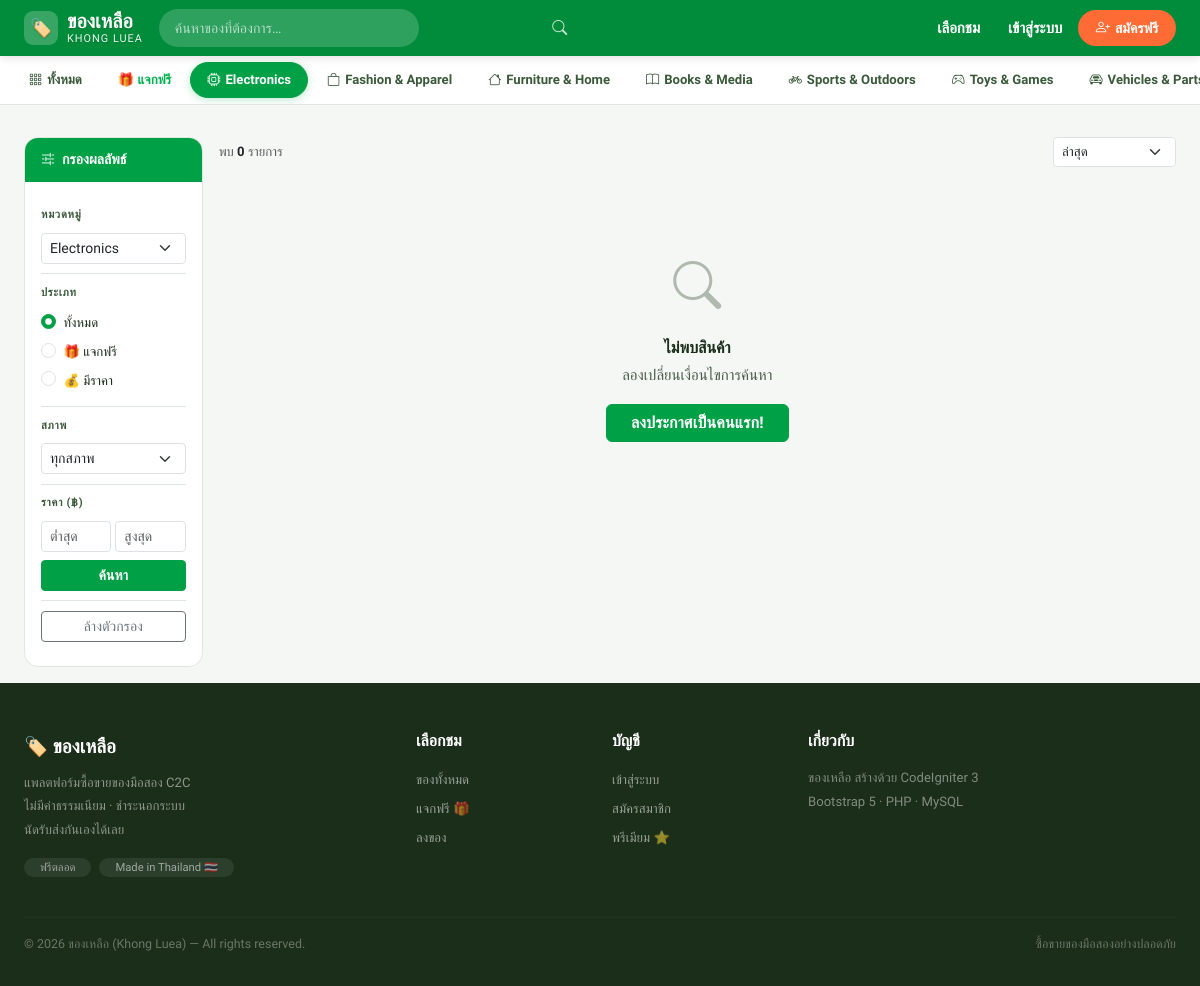
Screenshot of /items?category_id=1 with the database file from the repository.
### tables this page shows
CREATE TABLE `categories` (
  `id`          INT(11)  UNSIGNED NOT NULL AUTO_INCREMENT,
  `parent_id`   INT(11)  UNSIGNED     NULL DEFAULT NULL,
  `name`        VARCHAR(100)      NOT NULL,
  `slug`        VARCHAR(120)      NOT NULL,
  `icon`        VARCHAR(100)          NULL DEFAULT NULL,
  `sort_order`  SMALLINT(5)  UNSIGNED NOT NULL DEFAULT 0,
  `is_active`   TINYINT(1)        NOT NULL DEFAULT 1,
  `created_at`  DATETIME          NOT NULL DEFAULT CURRENT_TIMESTAMP,
  PRIMARY KEY (`id`),
  UNIQUE KEY `uq_categories_slug` (`slug`),
  KEY `idx_categories_parent` (`parent_id`),
  CONSTRAINT `fk_categories_parent`
    FOREIGN KEY (`parent_id`) REFERENCES `categories` (`id`)
    ON DELETE SET NULL ON UPDATE CASCADE
);

### application/controllers/frontend/Items.php (called while the page is built, shortened)
<?php
class Items extends CI_Controller {
    public function __construct()
    {
        $this->load->model(['Item_model', 'Category_model', 'Image_model', 'Favorite_model']);
        $this->load->library('pagination');
    }
    public function index(): void
    {
        $filters = [
            'category_id' => $this->input->get('category_id'),
            'is_free'     => $this->input->get('is_free'),
            'condition'   => $this->input->get('condition'),
            'min_price'   => $this->input->get('min_price'),
            'max_price'   => $this->input->get('max_price'),
            'search'      => $this->input->get('q', TRUE),
            'sort'        => $this->input->get('sort') ?: 'newest',
        ];
        $total   = $this->Item_model->count_list($filters);
        $page    = max(1, (int)$this->input->get('page'));
        $offset  = ($page - 1) * ITEMS_PER_PAGE;
        $config = [
            'base_url'    => current_url() . '?' . http_build_query(array_filter($filters)),
            'total_rows'  => $total,
            'per_page'    => ITEMS_PER_PAGE,
            'uri_segment' => 0,
            'use_page_numbers' => TRUE,
            'query_string_segment' => 'page',
        ];
        $this->pagination->initialize($config);
        $data = [
            'title'      => 'Browse Items',
            'items'      => $this->Item_model->get_list($filters, ITEMS_PER_PAGE, $offset),
            'categories' => $this->Category_model->get_all_active(),
            'filters'    => $filters,
            'total'      => $total,
            'pagination' => $this->pagination->create_links(),
        ];
        $this->_render('items/index', $data);
    }
    private function _render(string $view, array $data = []): void
    {
        $this->load->view('layouts/frontend_layout', array_merge($data, ['content_view' => 'frontend/' . $view]));
    }
}

### index.php (called while the page is built, shortened)
<?php
require_once BASEPATH."core/CodeIgniter.php";

### application/helpers/auth_helper.php (called while the page is built, shortened)
<?php
if ( ! function_exists('is_logged_in')) {
    function is_logged_in(): bool {
        $CI =& get_instance();
        return (bool) $CI->session->userdata('user_id');
    }
}

### application/models/Category_model.php (called while the page is built, shortened)
<?php
class Category_model extends CI_Model {
    protected string $table = 'categories';
    public function get_all_active(): array
    {
        return $this->db->where('is_active', 1)->order_by('sort_order', 'ASC')->get($this->table)->result_array();
    }
}

### application/models/Item_model.php (called while the page is built, shortened)
<?php
class Item_model extends CI_Model {
    protected string $table = 'items';
    private function _base_query(array $filters = []): void
    {
        $this->db->select('items.*, users.name AS seller_name,
            (SELECT image_path FROM item_images WHERE item_id=items.id AND is_primary=1 LIMIT 1) AS primary_image')
            ->from($this->table)
            ->join('users', 'users.id = items.user_id')
            ->where('items.status', ITEM_ACTIVE)
            ->where('users.is_banned', 0);
        if ( ! empty($filters['category_id'])) {
            $this->db->where('items.category_id', (int)$filters['category_id']);
        }
    }
    public function get_list(array $filters = [], int $limit = ITEMS_PER_PAGE, int $offset = 0): array
    {
        $sort = $filters['sort'] ?? 'newest';
        switch ($sort) {
            default:
                $this->db->order_by('items.is_bumped', 'DESC')
                         ->order_by('items.is_highlighted', 'DESC')
                         ->order_by('items.created_at', 'DESC');
        }
        return $this->db->limit($limit, $offset)->get()->result_array();
    }
    public function count_list(array $filters = []): int
    {
        return $this->db->count_all_results();
    }
}

### application/views/frontend/items/index.php (the view, shortened to what this page needs)
<div class="container-fluid px-3 px-lg-4 py-3" style="max-width:1400px;margin:0 auto;">
  <div class="row g-3">
    <div class="col-lg-2 col-md-3 d-none d-md-block">
      <div class="kl-filter-card">
        <div class="kl-filter-head"><i class="bi bi-sliders2"></i>กรองผลลัพธ์</div>
        <div class="kl-filter-body">
          <form method="get" action="<?= site_url('items') ?>">
            <div class="kl-filter-section">
              <div class="kl-filter-label">หมวดหมู่</div>
              <select name="category_id" class="form-select form-select-sm" onchange="this.form.submit()">
                <?php foreach ($categories as $c): ?>
                  <option value="<?= $c['id'] ?>" <?= $filters['category_id']==$c['id']?'selected':'' ?>>
                    <?= htmlspecialchars($c['name']) ?>
                  </option>
                <?php endforeach; ?>
              </select>
            </div>
            <div class="kl-filter-section">
              <div class="kl-filter-label">ประเภท</div>
              <?php foreach ([''=> 'ทั้งหมด','1'=>'🎁 แจกฟรี','0'=>'💰 มีราคา'] as $v=>$l): ?>
              <div class="form-check mb-1">
                <input class="form-check-input" type="radio" name="is_free" value="<?= $v ?>" id="t<?= $v ?>"
                       <?= (string)$filters['is_free']===(string)$v && ($v!=='' || $filters['is_free']===''||$filters['is_free']===NULL) ? 'checked' : ($v===''&&($filters['is_free']===NULL||$filters['is_free']==='')&&true?'checked':'') ?>
                       onchange="this.form.submit()">
                <label class="form-check-label small" for="t<?= $v ?>"><?= $l ?></label>
              </div>
              <?php endforeach; ?>
            </div>
            <div class="kl-filter-section">
              <div class="kl-filter-label">สภาพ</div>
              <select name="condition" class="form-select form-select-sm" onchange="this.form.submit()">
                <option value="">ทุกสภาพ</option>
              </select>
            </div>
            <div class="kl-filter-section">
              <div class="kl-filter-label">ราคา (฿)</div>
              <div class="row g-1">
                <div class="col-6"><input type="number" name="min_price" class="form-control form-control-sm" placeholder="ต่ำสุด" value="<?= htmlspecialchars($filters['min_price']??'') ?>"></div>
                <div class="col-6"><input type="number" name="max_price" class="form-control form-control-sm" placeholder="สูงสุด" value="<?= htmlspecialchars($filters['max_price']??'') ?>"></div>
              </div>
              <button type="submit" class="btn btn-primary btn-sm w-100 mt-2 fw-600">ค้นหา</button>
            </div>
            <div class="kl-filter-section">
              <a href="<?= site_url('items') ?>" class="btn btn-outline-secondary btn-sm w-100">ล้างตัวกรอง</a>
            </div>
          </form>
        </div>
      </div>
    </div>
    <div class="col-lg-10 col-md-9">
      <div class="d-flex justify-content-between align-items-center mb-3 flex-wrap gap-2">
        <div class="text-muted small">
          พบ <strong class="text-dark"><?= number_format($total) ?></strong> รายการ
        </div>
        <div class="d-flex gap-2 align-items-center">
          <select class="form-select form-select-sm w-auto" onchange="location.href=this.value" style="font-size:.83rem;">
            <?php $sorts=['newest'=>'ล่าสุด','price_asc'=>'ราคาน้อย→มาก','price_desc'=>'ราคามาก→น้อย'];
            foreach ($sorts as $v=>$l):
              $url=site_url('items?').http_build_query(array_merge(array_filter($filters),['sort'=>$v])); ?>
            <option value="<?= $url ?>" <?= $filters['sort']===$v?'selected':'' ?>><?= $l ?></option>
            <?php endforeach; ?>
          </select>
        </div>
      </div>
      <?php if (empty($items)): ?>
        <div class="kl-empty" style="padding:4rem 1rem;">
          <i class="bi bi-search"></i>
          <h6>ไม่พบสินค้า</h6>
          <p class="mb-3">ลองเปลี่ยนเงื่อนไขการค้นหา</p>
          <a href="<?= site_url('items/create') ?>" class="btn btn-primary px-4">ลงประกาศเป็นคนแรก!</a>
        </div>
      <?php endif; ?>
    </div>
  </div>
</div>

### application/views/partials/navbar.php (shortened to what this page needs)
<nav class="kl-navbar navbar navbar-expand-lg">
  <div class="container-fluid px-3 px-lg-4 d-flex align-items-center gap-2 gap-lg-3" style="max-width:1400px;margin:0 auto;">
    <a class="navbar-brand me-0" href="<?= site_url('/') ?>">
      <div class="brand-logo">🏷️</div>
      <div class="brand-th">ของเหลือ<span>KHONG LUEA</span></div>
    </a>
    <div class="kl-search d-none d-lg-flex flex-grow-1 position-relative" style="max-width:420px;">
      <form action="<?= site_url('items') ?>" method="get" style="width:100%;">
        <input class="form-control" type="search" name="q" placeholder="ค้นหาของที่ต้องการ…"
               value="<?= htmlspecialchars($this->input->get('q', TRUE) ?? '') ?>">
        <button type="submit" class="btn-search"><i class="bi bi-search"></i></button>
      </form>
    </div>
    <div class="collapse navbar-collapse" id="klNav">
      <ul class="navbar-nav ms-auto align-items-lg-center gap-1">
        <li class="nav-item d-none d-lg-block">
          <a class="nav-link" href="<?= site_url('items') ?>">เลือกชม</a>
        </li>
        <?php if (is_logged_in()): ?>
          <?php $user = current_user(); ?>
          <li class="nav-item">
            <a class="btn-post ms-1" href="<?= site_url('items/create') ?>">
              <i class="bi bi-plus-lg"></i>ลงของ
            </a>
          </li>
          <li class="nav-item position-relative">
            <a class="nav-link" href="<?= site_url('chat') ?>" title="ข้อความ">
              <i class="bi bi-chat-dots fs-5"></i>
            </a>
          </li>
          <li class="nav-item">
            <a class="nav-link" href="<?= site_url('favorites') ?>" title="ของที่ถูกใจ">
              <i class="bi bi-heart fs-5"></i>
            </a>
          </li>
          <li class="nav-item dropdown">
            <a class="nav-link dropdown-toggle d-flex align-items-center gap-2 pe-0" href="#" data-bs-toggle="dropdown">
              <?php if ($user['avatar']): ?>
                <img src="<?= base_url($user['avatar']) ?>" class="rounded-circle"
                     width="30" height="30" style="object-fit:cover;border:2px solid rgba(255,255,255,.5);" alt="">
              <?php else: ?>
                <div class="rounded-circle d-flex align-items-center justify-content-center fw-800"
                     style="width:30px;height:30px;background:rgba(255,255,255,.25);color:#fff;font-size:13px;">
                  <?= strtoupper(mb_substr($user['name'],0,1)) ?>
                </div>
              <?php endif; ?>
              <span class="d-none d-xl-inline" style="font-size:.88rem;"><?= htmlspecialchars(explode(' ',$user['name'])[0]) ?></span>
            </a>
            <ul class="dropdown-menu dropdown-menu-end">
              <li class="px-3 pt-2 pb-1">
                <div class="fw-700" style="font-size:.88rem;"><?= htmlspecialchars($user['name']) ?></div>
                <div class="text-muted" style="font-size:.73rem;"><?= htmlspecialchars($user['email']) ?></div>
              </li>
              <li><hr class="dropdown-divider my-1"></li>
              <li><a class="dropdown-item" href="<?= site_url('profile/'.urlencode($user['name'])) ?>"><i class="bi bi-person me-2 text-muted"></i>โปรไฟล์ของฉัน</a></li>
              <li><a class="dropdown-item" href="<?= site_url('profile/my-listings') ?>"><i class="bi bi-grid me-2 text-muted"></i>ของที่ลงไว้</a></li>
              <li><a class="dropdown-item" href="<?= site_url('credits') ?>">
                <i class="bi bi-coin me-2 text-warning"></i>เครดิต: <strong class="text-primary"><?= number_format($user['credits']) ?></strong></a></li>
              <li><a class="dropdown-item" href="<?= site_url('premium') ?>"><i class="bi bi-star me-2 text-warning"></i>แพ็กเกจพรีเมียม</a></li>
              <li><hr class="dropdown-divider my-1"></li>
              <?php if (is_admin()): ?>
                <li><a class="dropdown-item text-danger" href="<?= site_url('admin') ?>"><i class="bi bi-shield-lock me-2"></i>Admin Panel</a></li>
                <li><hr class="dropdown-divider my-1"></li>
              <?php endif; ?>
              <li><a class="dropdown-item" href="<?= site_url('logout') ?>"><i class="bi bi-box-arrow-right me-2 text-muted"></i>ออกจากระบบ</a></li>
            </ul>
          </li>
        <?php else: ?>
          <li class="nav-item"><a class="nav-link" href="<?= site_url('login') ?>">เข้าสู่ระบบ</a></li>
          <li class="nav-item"><a class="btn-post" href="<?= site_url('register') ?>"><i class="bi bi-person-plus"></i>สมัครฟรี</a></li>
        <?php endif; ?>
      </ul>
    </div>
  </div>
</nav>
<div class="kl-catbar">
  <div class="kl-catbar-inner">
    <a href="<?= site_url('items') ?>" class="<?= !$this->input->get('category_id') && !$this->input->get('is_free') ? 'active' : '' ?>">
      <i class="bi bi-grid-3x3-gap"></i> ทั้งหมด
    </a>
    <a href="<?= site_url('items?is_free=1') ?>" class="<?= $this->input->get('is_free')==='1' ? 'active' : '' ?>"
       style="<?= $this->input->get('is_free')==='1' ? '' : 'color:#00b14f;font-weight:600;' ?>">
      🎁 แจกฟรี
    </a>
    <?php
    try {
        $_cats = $this->Category_model->get_all_active();
    } catch (Throwable $e) {
        $_cats = [];
    }
    foreach ($_cats as $c): ?>
    <a href="<?= site_url('items?category_id='.$c['id']) ?>"
       class="<?= $this->input->get('category_id') == $c['id'] ? 'active' : '' ?>">
      <i class="bi <?= htmlspecialchars($c['icon']) ?>"></i> <?= htmlspecialchars($c['name']) ?>
    </a>
    <?php endforeach; ?>
  </div>
</div>

### rows the page displays
categories: name "Electronics"
categories: name "Fashion & Apparel"
categories: name "Furniture & Home"
categories: name "Books & Media"
categories: name "Sports & Outdoors"
categories: name "Toys & Games"
categories: name "Vehicles &…"

### other values shown
$l "ทั้งหมด"
$l "🎁 แจกฟรี"
$l "💰 มีราคา"
$total "0"
form field category_id "Electronics"
form field value "ล่าสุด"
